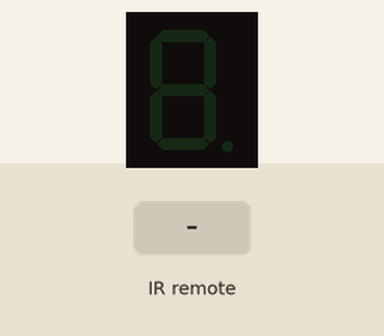
Simulated run of this sketch. Board: Arduino Uno, built with avr-gcc and run on an emulated ATmega328P. Shown: 1-digit seven-segment display. Inputs (shaded band) come from the test bench.

Above: at 1.2 s.
1.3 s: infrared code 0xA15EFF00 received
At 2.5 s:
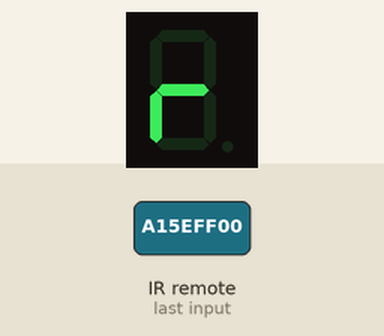
2.8 s: infrared code 0xF30CFF00 received
At 3.8 s:
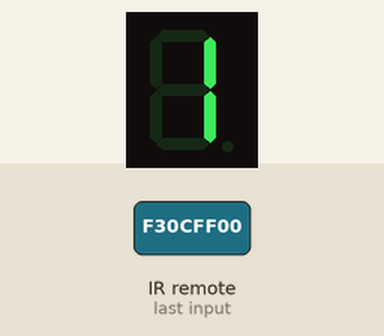
Timing chart, 0 to 5.8 s (numbered marks = the images above; inputs shaded):
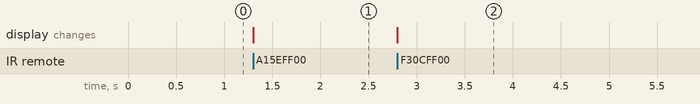

The sketch:

SevenSegment.ino
```cpp
#include <SevSeg.h>
#include <IRremote.h>
// https://www.circuitbasics.com/arduino-7-segment-display-tutorial/
SevSeg sevseg;
const int IR_RECEIVE_PIN = 12;

void setup(){
  byte numDigits = 1;
  byte digitPins[] = {};
  byte segmentPins[] = {6, 5, 2, 3, 4, 7, 8, 9};
  bool resistorsOnSegments = true;

  byte hardwareConfig = COMMON_CATHODE;
  sevseg.begin(hardwareConfig, numDigits, digitPins, segmentPins, resistorsOnSegments);
  sevseg.setBrightness(90);

  Serial.begin(9600);
  IrReceiver.begin(IR_RECEIVE_PIN, ENABLE_LED_FEEDBACK);
}

void loop(){
  if (IrReceiver.decode()) {
      uint32_t data = IrReceiver.decodedIRData.decodedRawData;
      if (data == 0xF30CFF00){ //Button 1
        sevseg.setChars("1");
      } else if (data == 0xA15EFF00) { //Button 3
        sevseg.setChars("r");
      }
      sevseg.refreshDisplay();
      IrReceiver.resume(); // Enable receiving of the next value
  }
}
```

Measured:
- after the input at 1.3 s, the display: changes at once (image 1)
- after the input at 2.8 s, the display: changes at once (image 2)
